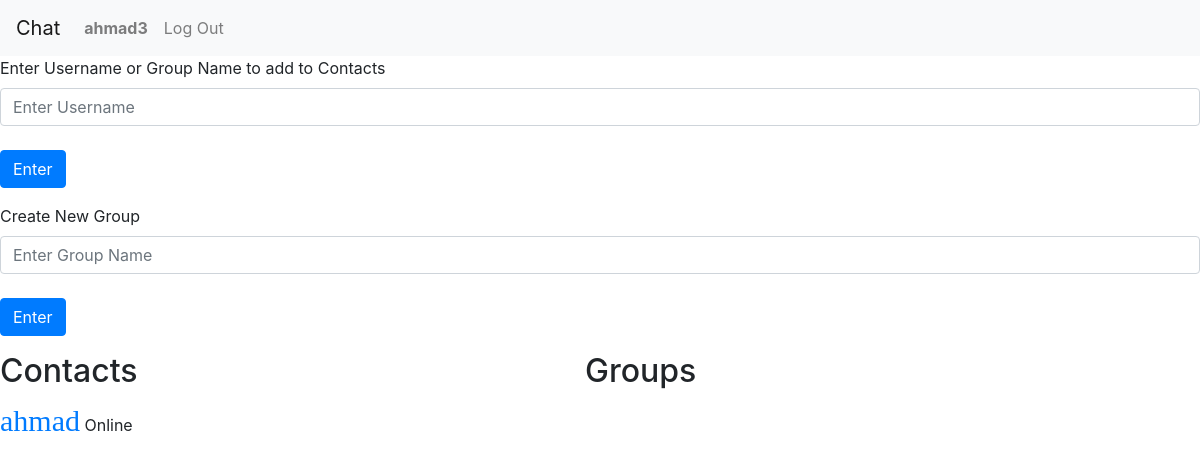
The app's page / (signed in), older data.
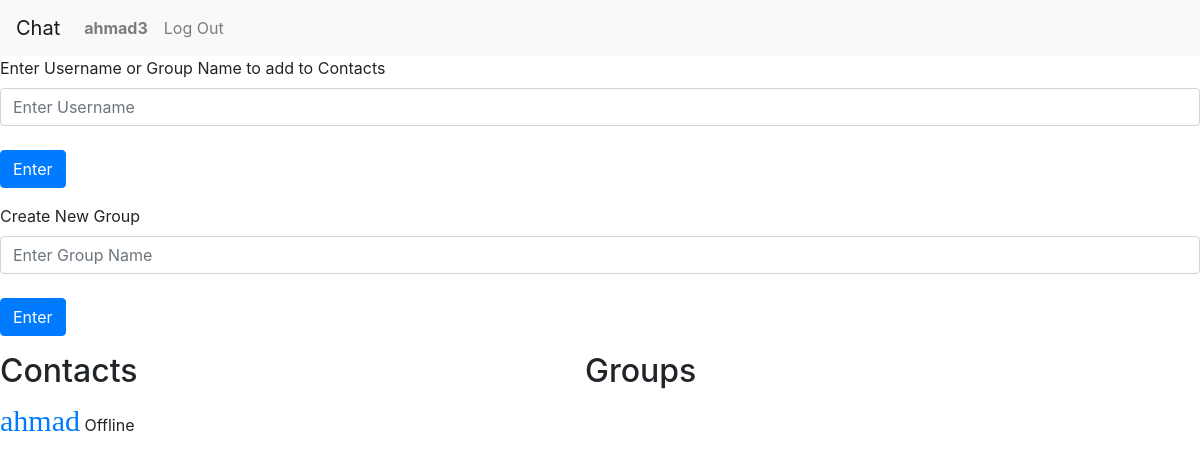
The same page, newer data.
### chat/models.py (models this page shows)
class User(AbstractUser):
    status = models.CharField(max_length=7,null=True)
    pass

### chat/views.py (the view)
# urls.py: path('', views.index, name='index'),
def index(request):
    lx=""
    dj=[]
    jb=[]
    lq=""
    if request.user.is_authenticated:
        lx = contacts.objects.filter(User_id=request.user.id)
        lq = groupcontact.objects.filter(members=request.user.id)
        for nb in lq:
            jb.append(groups.objects.get(id=nb.group_id))
        for kn in lx:
            dj.append(User.objects.get(username=kn.contact))
    return render(request, "chat/index.html",{
    "contacts":dj,
    "groups":jb
})

### chat/templates/chat/index.html (shortened to what this page needs)
{% extends "chat/layout.html" %}
{% block body %}
<!DOCTYPE html>
<html>
<head>
</head>
<body>
    {% if user.is_authenticated %}
    <form>
        <div class="form-group">
            <label id="text">Enter Username or Group Name to add to Contacts</label>
    <input type="text" class="form-control" id="room-name-input" placeholder="Enter Username">
    <br>
    <input id="room-name-submit" class="btn btn-primary" type="button" value="Enter">
</div>
</form>
<form>
    <div class="form-group">
        <label id="text">Create New Group</label>
<input type="text" class="form-control" id="group-name-input" placeholder="Enter Group Name">
<br>
<input id="group-name-submit" class="btn btn-primary" type="button" value="Enter">
</div>
</form>
<div class="container">
    <div class="row">
      <div class="col-lg">
        <h2 id="hx2">Contacts</h2>
        {% for contact in contacts %}
    <div class="contacts">
        <a href="{% url 'contact' name=contact.username   %}" class="username">{{ contact.username }}</a>
        <label id="status">{{ contact.status }}</label>
    </div>
    {% endfor %}
      </div>
      <div class="col-lg">
        <h2 id="hx3">Groups</h2>
</div>
      </div>
    </div>
    {% endif %}
    {% endblock %}

### chat/templates/chat/layout.html (shortened to what this page needs)
{% load static %}
<!DOCTYPE html>
<html lang="en">
    <head>
        <link rel="stylesheet" href="https://stackpath.bootstrapcdn.com/bootstrap/4.4.1/css/bootstrap.min.css">
        <link href="{% static 'chat/styles.css' %}" rel="stylesheet">
    </head>
    <body>
        <nav class="navbar navbar-expand-xl navbar-light bg-light">
            <a class="navbar-brand" href="#">Chat</a>
            <div>
              <ul class="navbar-nav mr-auto">
                {% if user.is_authenticated %}
                    <li class="nav-item">
                        <a class="nav-link" id="usercx"><strong>{{ user.username }}</strong></a>
                    </li>
                {% endif %}
                {% if user.is_authenticated %}
                    <li class="nav-item">
                        <a class="nav-link" href="{% url 'logout' %}">Log Out</a>
                    </li>
                {% endif %}
              </ul>
            </div>
          </nav>
        <div class="body">
            {% block body %}
            {% endblock %}
        </div>
    </body>
</html>

### chat/static/chat/styles.css (style rules this page uses)
.contacts { grid-column-start:0; grid-column-end:1; border-color: gray; }
.username { font-size: 30px; font-family: 'Times New Roman', Times, serif; display: inline; }
#hx2 { grid-column-start: 0; grid-column-end: 1; }
#hx3 { grid-column-start: 0; grid-column-end: 1; }
.container { padding: 0px; margin: 0px; }

Row changes from the older to the newer data that the page shows:
changed User "ahmad": status "Online" → "Offline"
